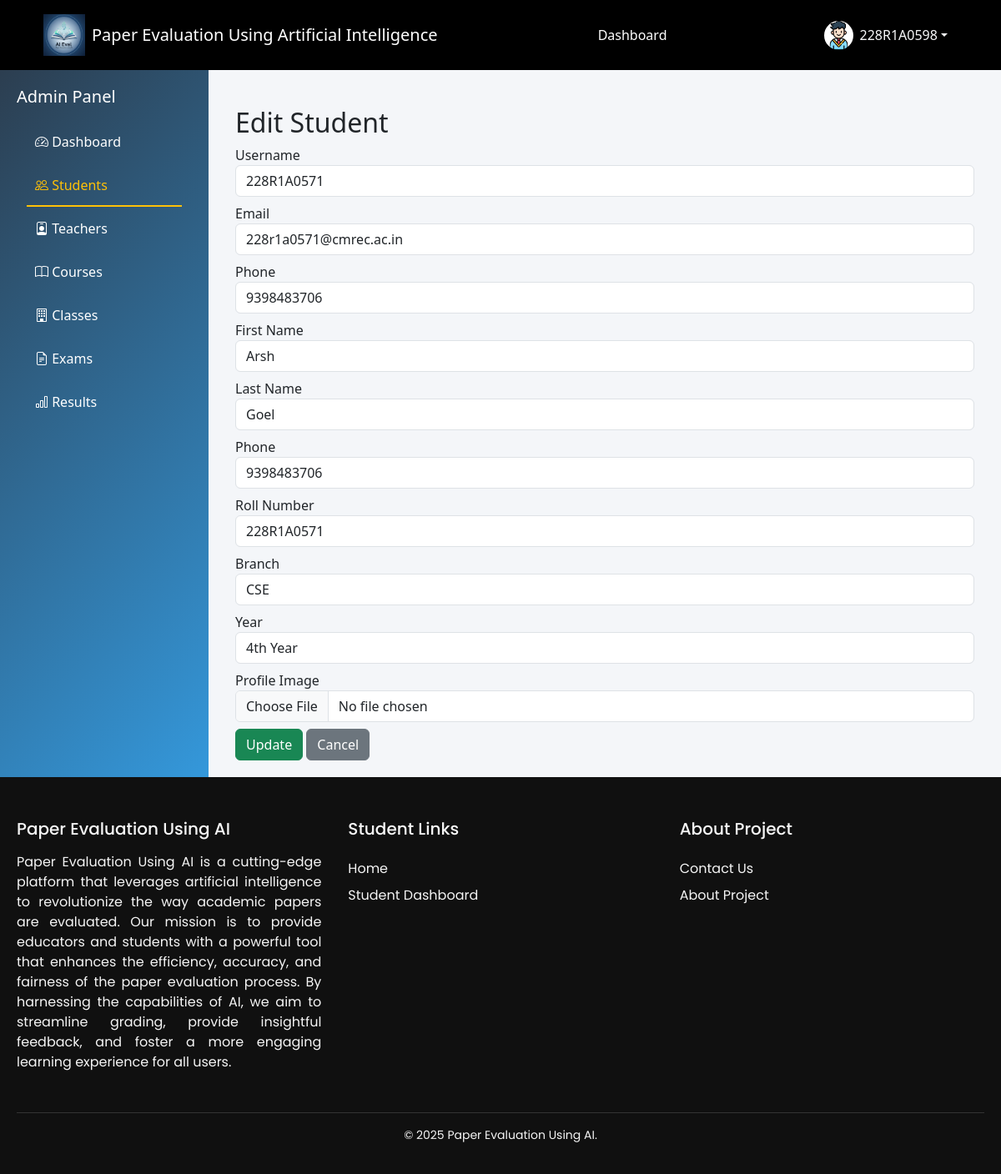
Page /dashboard/students/edit/3/ (signed in) on the committed database.
### Accounts/models.py (models this page shows, shortened)
class User(AbstractUser):
    ROLE_CHOICES = [
        ('admin', 'Admin'),
        ('teacher', 'Teacher'),
        ('student', 'Student'),
    ]
    role = models.CharField(max_length=10, choices=ROLE_CHOICES)
    phone = models.CharField(max_length=15, blank=True)

class Student(models.Model):
    user = models.OneToOneField(User, on_delete=models.CASCADE, related_name='student_profile')
    roll_number = models.CharField(max_length=20)
    profile_image = models.ImageField(
        upload_to='profile/',
        storage=cloudinary_storage,
        blank=True,
        null=True
    )
    student_class = models.ForeignKey(Class, on_delete=models.SET_NULL, null=True, blank=True)
    course = models.CharField(max_length=50, default="BTECH")
    branch = models.CharField(max_length=50)
    YEAR_CHOICES = [
        (1, "1st Year"),
        (2, "2nd Year"),
        (3, "3rd Year"),
        (4, "4th Year"),
    ]
    year = models.IntegerField(choices=YEAR_CHOICES)
    dob = models.DateField()
    attendance = models.FloatField(default=88.0)
    cgpa = models.FloatField(default=8.8)
    created_at = models.DateTimeField(auto_now_add=True)

### Dashboards/views.py (the view, shortened to what this page needs)
# urls.py: path('students/edit/<int:id>/', views.edit_student, name='edit_student'),
def edit_student(request, id):
    student = get_object_or_404(Student, id=id)
    user = student.user
    return render(request, "admin/manage_students/edit_student.html", {
        "student": student
    })

### Dashboards/templates/admin/manage_students/edit_student.html (shortened to what this page needs)
{% extends "admin/admin_base.html" %}
{% block manage_students_active %}active{% endblock manage_students_active %}
{% block admin_content %}
<div class="container mt-4">
    <h2>Edit Student</h2>
    <form method="POST" enctype="multipart/form-data">
        <div class="mb-2">
            <label>Username</label>
            <input type="text" name="username" value="{{ student.user.username }}" class="form-control">
        </div>
        <div class="mb-2">
            <label>Email</label>
            <input type="email" name="email" value="{{ student.user.email }}" class="form-control">
        </div>
        <div class="mb-2">
            <label>Phone</label>
            <input type="text" name="phone" value="{{ student.user.phone }}" class="form-control">
        </div>
        <div class="mb-2">
            <label>First Name</label>
            <input type="text" name="firstname" value="{{ student.user.first_name }}" class="form-control">
        </div>
        <div class="mb-2">
            <label>Last Name</label>
            <input type="text" name="lastname" value="{{ student.user.last_name }}" class="form-control">
        </div>
        <div class="mb-2">
            <label>Phone</label>
            <input type="text" name="phone" value="{{ student.user.phone }}" class="form-control">
        </div>
        <div class="mb-2">
            <label>Roll Number</label>
            <input type="text" name="roll_number" value="{{ student.roll_number }}" class="form-control">
        </div>
        <div class="mb-2">
            <label>Branch</label>
            <input type="text" name="branch" value="{{ student.branch }}" class="form-control">
        </div>
        <div class="mb-2">
            <label>Year</label>
            <select name="year" class="form-control">
                <option value="4" {% if student.year == 4 %}selected{% endif %}>4th Year</option>
            </select>
        </div>
        <div class="mb-2">
            <label>Profile Image</label>
            <input type="file" name="profile_image" class="form-control">
        </div>
        <button type="submit" class="btn btn-success">Update</button>
        <a href="{% url 'manage_students' %}" class="btn btn-secondary">Cancel</a>
    </form>
</div>
{% endblock %}

### templates/base.html (shortened to what this page needs)
{% load static %}
<!DOCTYPE html>
<html lang="en">
<head>
    <link href="https://cdn.jsdelivr.net/npm/bootstrap@5.3.3/dist/css/bootstrap.min.css" rel="stylesheet">
    <link href="https://cdn.jsdelivr.net/npm/bootstrap-icons@1.10.5/font/bootstrap-icons.css" rel="stylesheet">
    <link rel="stylesheet" href="{% static "css/base.css" %}" />
    <link rel="stylesheet" href="https://cdnjs.cloudflare.com/ajax/libs/toastr.js/latest/toastr.min.css">
    <link href="https://cdn.jsdelivr.net/npm/bootstrap-icons@1.10.5/font/bootstrap-icons.css" rel="stylesheet">
    <link rel="stylesheet" href="https://cdnjs.cloudflare.com/ajax/libs/font-awesome/6.4.0/css/all.min.css">
</head>
<body class="d-flex flex-column">
    <nav class="navbar navbar-expand-lg navbar-dark ">
        <div class="container-fluid">
            <a class="navbar-brand d-flex align-items-center" href="/">
                <img src="{% static 'images/logo.png' %}" width="50" height="50" alt="Beast Logo" class="me-2">
                <span class="brand-text">Paper Evaluation Using Artificial Intelligence</span>
            </a>
            <div class="d-flex flex-wrap align-items-center justify-content-between w-100">
                <ul class="navbar-nav mx-auto">
                    {% if request.user.is_authenticated %}
                    {% if request.user.is_superuser %}
                    <li class="nav-item">
                        <a class="nav-link {% block admin_dashactive %}{% endblock admin_dashactive %}" href="{% url 'admin_dashboard' %}">Dashboard</a>
                    </li>
                    <li class="nav-item">
                        <a class="nav-link" href="{% url 'admin:index' %}">Django Admin</a>
                    </li>
                    {% else %}
                        {% if request.user.role == "teacher" %}
                        <li class="nav-item">
                            <a
                                class="nav-link {% block teacher_dashactive %}{% endblock teacher_dashactive %} "
                                href="{% url "teacher_dashboard" %}">Dashboard</a>
                        </li>
                        {% elif request.user.role == "student" %}
                        <li class="nav-item">
                            <a
                                class="nav-link {% block student_dashactive %}{% endblock student_dashactive %}  "
                                href="{% url "student_dashboard" %}">Dashboard</a>
                        </li>
                        {% endif %}
                    {% endif %}
                    {% endif %}
                </ul>
                <div class="d-flex align-items-center gap-2">
                    {% if request.user.is_authenticated %}
                    <div class="dropdown">
                        <button class="btn dropdown-toggle text-light d-flex align-items-center border-0 bg-transparent"
                            id="userDropdown" data-bs-toggle="dropdown" aria-expanded="false">
                            {% if request.user.role == "student" %}
                            <img src="{{ request.user.student_profile.profile_image.url }}" class="rounded-circle me-2"
                                width="35" height="35">
                            {% elif request.user.role == "teacher" %}
                            <img src="{{ request.user.teacher_profile.profile_image.url }}" class="rounded-circle me-2"
                                width="35" height="35">
                            {% else %}
                            <img src="{% static "images/image.png" %}" class="rounded-circle me-2" width="35" height="35">
                            {% endif %}
                            {{ request.user.username }}
                        </button>
                    </div>
                    {% endif %}
                </div>
            </div>
        </div>
    </nav>
    <main class="flex-grow-1">
        {% block body %}
        {% endblock body %}
    </main>
    <footer class="footer">
        <div class="footer-container">
            <div class="footer-column first-column">
            <h3>Paper Evaluation Using AI</h3>
            <p style="text-align: justify;">
                Paper Evaluation Using AI is a cutting-edge platform that leverages artificial intelligence to revolutionize the way academic papers are evaluated. Our mission is to provide educators and students with a powerful tool that enhances the efficiency, accuracy, and fairness of the paper evaluation process. By harnessing the capabilities of AI, we aim to streamline grading, provide insightful feedback, and foster a more engaging learning experience for all users.
            </p>
            </div>
            <div class="footer-column">
            <h4>Student Links</h4>
            <ul>
                <li><a href="/">Home</a></li>
                <li><a href="{% url "student_dashboard" %}">Student Dashboard</a></li>
            </ul>
            </div>
            <div class="footer-column">
            <h4>About Project</h4>
            <ul>
                <li><a href="/contactus">Contact Us</a></li>
                <li><a href="{% url "aboutproject" %}">About Project</a></li>
            </ul>
            </div>
        </div>
        <div class="footer-bottom">
            <p>&copy; 2025 Paper Evaluation Using AI.</p>
        </div>
    </footer>
</body>
</html>

### static/css/base.css (style rules this page uses)
body { margin: 0; padding: 0; background-color: #f4f2ed; font-family: 'Poppins', sans-serif; }
.navbar { background-color: #000 !important; padding: 12px 40px; }
.navbar .container-fluid { display: flex; align-items: center; justify-content: space-between; }
.navbar-nav { margin: 0 auto; }
.nav-link { padding: 6px 12px; margin: 0; }
.nav-link { color: #fff !important; font-weight: 400; margin: 0 12px; position: relative; transition: all 0.3s ease; }
.nav-link::after { content: ""; position: absolute; width: 0; height: 2px; bottom: -4px; left: 0; background-color: currentColor; transition: width 0.3s ease; }
a { position: relative; text-decoration: none; color: inherit; transition: color 0.3s ease; }
a::after { content: ""; position: absolute; width: 0; height: 2px; left: 0; bottom: -2px; background: currentColor; transition: width 0.3s ease; }
.footer { background-color: #101010; color: #f5f5f5; padding: 50px 20px 20px; font-family: 'Poppins', sans-serif; overflow: hidden; }
.footer-container { display: flex; flex-wrap: wrap; justify-content: space-between; gap: 2rem; max-width: 1200px; margin: 0 auto; }
.footer-column { flex: 1 1 200px; min-width: 200px; }
.footer-column h3, .footer-column h4 { margin-bottom: 1rem; font-size: 1.25rem; position: relative; display: inline-block; }
.footer-column ul { list-style: none; padding: 0; margin: 0; }
.footer-column ul li { margin: 0.5rem 0; }
.footer-column ul li a { color: #f5f5f5; text-decoration: none; position: relative; transition: color 0.3s ease; }
.footer-column ul li a::after { content: ''; position: absolute; bottom: -2px; left: 0; height: 2px; width: 0; background-color: #ffc107 ; transition: width 0.3s ease; }
.footer-bottom { border-top: 1px solid #333; text-align: center; margin-top: 2rem; padding-top: 1rem; font-size: 0.875rem; }

### Dashboards/templates/admin/admin_base.html (style rules this page uses)
:root { --primary-color: #2c3e50; --secondary-color: #3498db; --success-color: #27ae60; --danger-color: #e74c3c; --warning-color: #f39c12; }
body { background-color: #f8f9fa; font-family: 'Segoe UI', Tahoma, Geneva, Verdana, sans-serif; }

### rows in the picture
User: user.student_profile.profile_image (picture), user.username "228R1A0598"
Student: username "228R1A0571", email "228r1a0571@cmrec.ac.in", phone "9398483706", firstname "Arsh", lastname "Goel", roll_number "228R1A0571", branch "CSE", year "4th Year"
